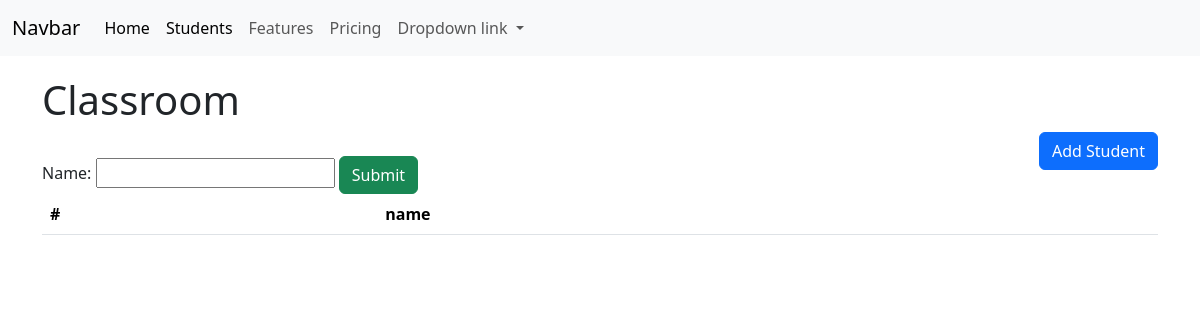
Page /crud/add-classroom/ on the earlier database version.
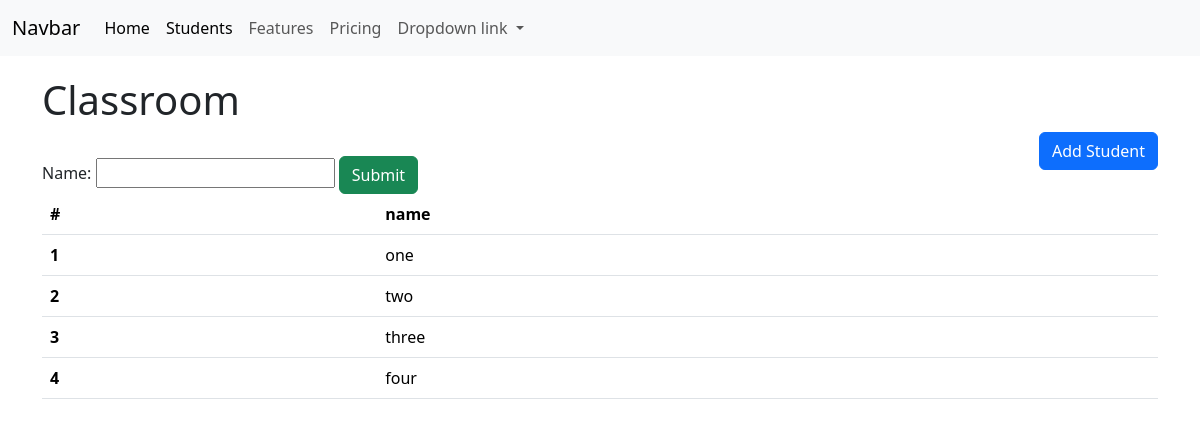
Same page on the later database version.
### home/models.py (models this page shows, shortened)
class ClassRoom(models.Model):
    name = models.CharField(max_length=10)

### forms/views.py (the view)
# urls.py: path("add-classroom/", add_classroom, name="add_classroom"),
def add_classroom(request):
    if request.method == "POST":
        clas_name = request.POST.get("classname")
        ClassRoom.objects.create(name=clas_name)
        return redirect("add_classroom")
    else:
        classroom = ClassRoom.objects.all()
        return render(request, template_name="forms/classroom.html", context={"classrooms": classroom})

### forms/templates/forms/classroom.html (shortened to what this page needs)
{% extends 'home/base.html' %}
{% block content %}
<h1>Classroom </h1>
<a href="{% url 'add_student' %}" class="btn btn-primary" style ="float: right"> Add Student</a>
<br>
<form method="post" action="{% url 'add_classroom' %}">
    Name:
    <input name="classname">
    <button type="submit" class="btn btn-success">Submit</button>
</form>
<table class="table">
  <thead>
    <tr>
      <th scope="col">#</th>
      <th scope="col">name </th>
    </tr>
  </thead>
  <tbody>
{% for classroom in classrooms %}
    <tr>
      <th scope="row">{{ forloop.counter }}</th>
      <td>{{classroom.name}}</td>
    </tr>
   {% endfor %}
  </tbody>
</table>
{% endblock %}

Differences in the rows shown:
added ClassRoom: name "one"
added ClassRoom: name "two"
added ClassRoom: name "three"
added ClassRoom: name "four"
